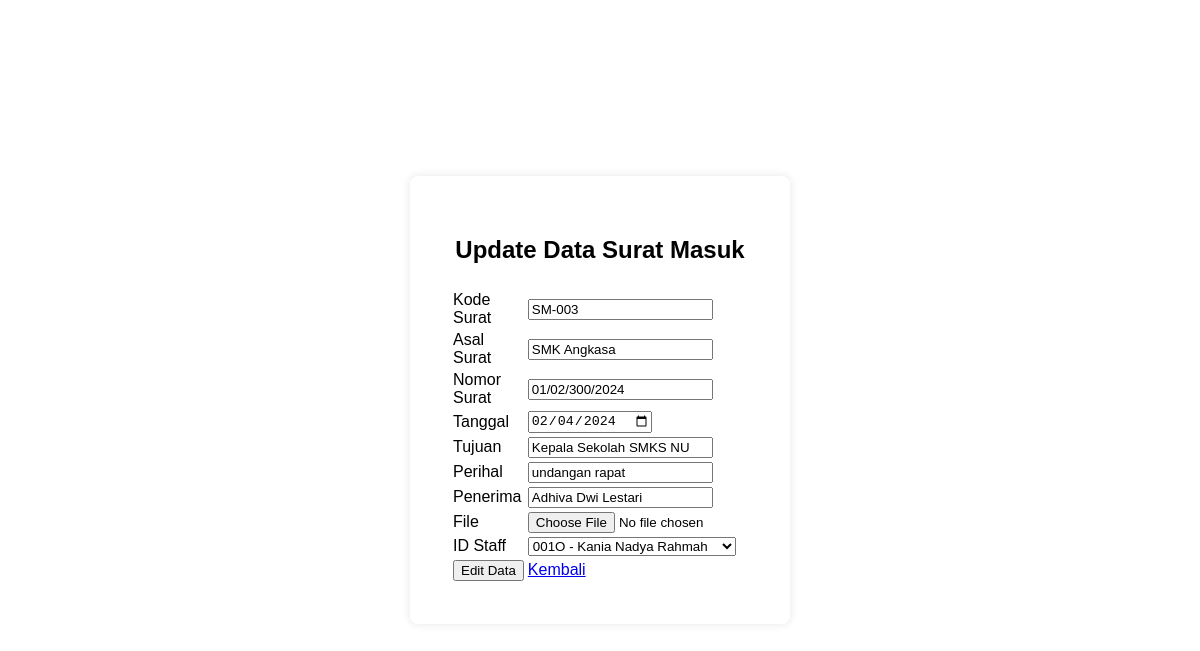
Page /ubah_masuk.php?id=3 on the committed database.
### tables this page shows
CREATE TABLE `surat_masuk` (
  `id` int(5) NOT NULL,
  `kode_surat` varchar(20) NOT NULL,
  `asal_surat` varchar(50) NOT NULL,
  `nomor_surat` varchar(20) NOT NULL,
  `tanggal` date NOT NULL,
  `kepada` varchar(50) NOT NULL,
  `perihal` varchar(150) NOT NULL,
  `penerima` varchar(40) NOT NULL,
  `file` varchar(355) NOT NULL,
  `id_staff` varchar(50) NOT NULL
);

CREATE TABLE `pegawai` (
  `id` varchar(10) NOT NULL,
  `nuptk` varchar(20) NOT NULL,
  `nama` varchar(50) NOT NULL,
  `jk` varchar(15) NOT NULL,
  `alamat` varchar(50) NOT NULL,
  `jabatan` varchar(20) NOT NULL,
  `tmt` date NOT NULL
);

CREATE TABLE `user` (
  `id_staff` varchar(10) NOT NULL,
  `nuptk` varchar(15) NOT NULL,
  `username` varchar(20) NOT NULL,
  `password` varchar(10) NOT NULL,
  `level` varchar(30) NOT NULL
);

### ubah_masuk.php (the view, shortened to what this page needs)
<?php
require_once("koneksi.php");
$id = $_GET["id"];
$ambil = $db->query("SELECT * FROM surat_masuk WHERE id='$id'");
$data = $ambil->fetch_assoc();
?>
<!DOCTYPE html>
<html lang="en">
<head>
</head>
<body>
    <div class="login-container">
        <h2>Update Data Surat Masuk</h2>
        <table>
            <form action="" method="POST" enctype="multipart/form-data">
                <tr>
                    <td><label for="id"></label></td>
                    <td><input type="hidden" name="id" value="<?= $data['id']; ?>" required></td>
                </tr>
                <tr>
                    <td><label for="kode_surat">Kode Surat </label></td>
                    <td><input type="text" name="kode_surat" value="<?= $data['kode_surat']; ?>" required></td>
                </tr>
                <tr>
                    <td><label for="asal_surat">Asal Surat</label></td>
                    <td><input type="text" name="asal_surat" value="<?= $data['asal_surat']; ?>" required></td>
                </tr>
                <tr>
                    <td><label for="nomor_surat">Nomor Surat </label></td>
                    <td><input type="text" name="nomor_surat" value="<?= $data['nomor_surat']; ?>" required></td>
                </tr>
                <tr>
                    <td><label for="tanggal">Tanggal </label></td>
                    <td><input type="date" name="tanggal" value="<?= $data['tanggal']; ?>" required></td>
                </tr>
                <tr>
                    <td><label for="kepada">Tujuan </label></td>
                    <td><input type="text" name="kepada" value="<?= $data['kepada']; ?>" required></td>
                </tr>
                <tr>
                    <td><label for="perihal">Perihal </label>
                    </td>
                    <td><input type="text" name="perihal" value="<?= $data['perihal']; ?>" required></td>
                </tr>
                <tr>
                    <td><label for="penerima">Penerima </label></td>
                    <td><input type="text" name="penerima" value="<?= $data['penerima']; ?>" required></td>
                </tr>
                <tr>
                    <td><label for="file">File </label></td>
                    <td><input type="file" name="file"></td>
                </tr>
                <tr>
                    <td><label for="id_staff">ID Staff </label></td>
                    <td>
                        <select name="id_staff" required>
                            <?php
                            $query = mysqli_query($db, "SELECT * FROM pegawai inner join user on pegawai.id = user.id_staff");
                            while ($datapegawai = mysqli_fetch_assoc($query)) {
                            ?>
                                <option <?php if ($data['id_staff'] == $datapegawai['id_staff']) echo 'selected'; ?> value="<?= $datapegawai['id_staff'] ?>"><?= $datapegawai['id_staff'] . ' - ' . $datapegawai['nama'] ?></option>
                            <?php } ?>
                        </select>
                    </td>
                </tr>
                <tr>
                    <td><input type="submit" value="Edit Data" name="ubah"></td>
                    <td><a href="s_masuk.php"> Kembali </a></td>
                </tr>
            </form>
        </table>
    </div>
</body>
</html>
</html>

### ubah_masuk.php (style rules this page uses)
body { font-family: sans-serif, sans-serif; background-image: url('assets/img/school.jpg'); background-repeat: no-repeat; background-size: 100%; margin: 0; padding: 0; display: flex; align-items: center; justify-content: center; height: 100vh; }
.login-container { background-color: #fff; border-radius: 8px; box-shadow: 0 0 10px rgba(0, 0, 0, 0.1); padding: 40px; width: 300px; }
.login-container h2 { text-align: center; }

### rows in the picture
surat_masuk: kode_surat "SM-003", asal_surat "SMK Angkasa", nomor_surat "01/02/300/2024", tanggal "02/04/2024", kepada "Kepala Sekolah SMKS NU", perihal "undangan rapat", penerima "Adhiva Dwi Lestari", id_staff "001O - Kania Nadya Rahmah"
